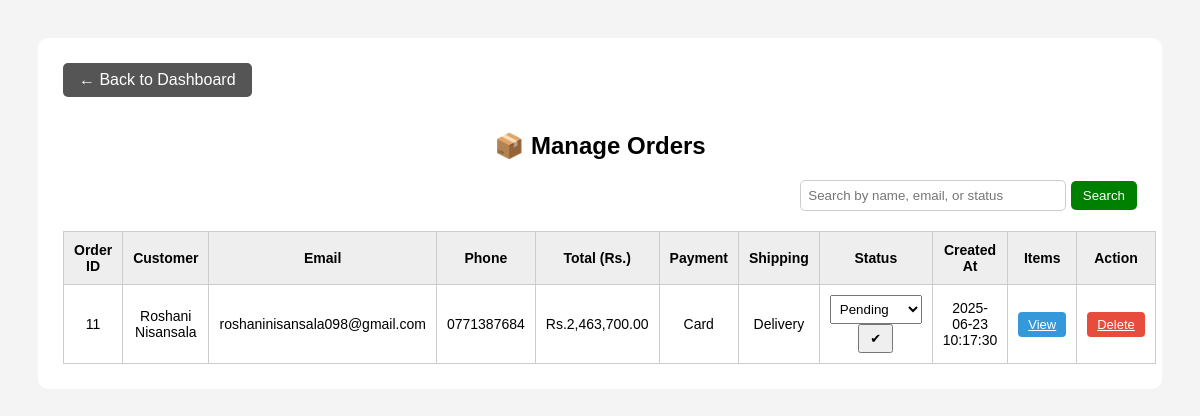
The page /manage_orders.php on the database its author committed.
### tables this page shows
CREATE TABLE `orders` (
  `id` int(11) NOT NULL,
  `user_id` int(11) DEFAULT NULL,
  `total` decimal(10,2) DEFAULT NULL,
  `status` varchar(50) DEFAULT 'pending',
  `created_at` timestamp NOT NULL DEFAULT current_timestamp(),
  `session_id` varchar(255) DEFAULT NULL,
  `full_name` varchar(255) DEFAULT NULL,
  `email` varchar(255) DEFAULT NULL,
  `address` text DEFAULT NULL,
  `phone` varchar(20) DEFAULT NULL,
  `shipping_method` varchar(50) DEFAULT NULL,
  `payment_method` varchar(50) DEFAULT NULL,
  `order_date` datetime DEFAULT current_timestamp()
);

### manage_orders.php (the view, shortened to what this page needs)
<?php
include '../include/db.php';
$search = $_GET['search'] ?? '';
$filter_query = $search ? "WHERE full_name LIKE '%$search%' OR email LIKE '%$search%' OR status LIKE '%$search%'" : '';
$result = $conn->query("SELECT * FROM orders $filter_query ORDER BY created_at DESC");
?>
<!DOCTYPE html>
<html>
<head>
</head>
<body>
<div class="container">
    <a href="dashboard.php" class="back-btn">← Back to Dashboard</a>
    <h2>📦 Manage Orders</h2>
    <div class="search-bar">
        <form method="get">
            <input type="text" name="search" placeholder="Search by name, email, or status" value="<?= htmlspecialchars($search) ?>">
            <button type="submit">Search</button>
        </form>
    </div>
    <table>
        <thead>
        <tr>
            <th>Order ID</th>
            <th>Customer</th>
            <th>Email</th>
            <th>Phone</th>
            <th>Total (Rs.)</th>
            <th>Payment</th>
            <th>Shipping</th>
            <th>Status</th>
            <th>Created At</th>
            <th>Items</th>
            <th>Action</th>
        </tr>
        </thead>
        <tbody>
        <?php while ($row = $result->fetch_assoc()): ?>
            <tr>
                <td><?= $row['id'] ?></td>
                <td><?= htmlspecialchars($row['full_name']) ?></td>
                <td><?= htmlspecialchars($row['email']) ?></td>
                <td><?= $row['phone'] ?></td>
                <td>Rs.<?= number_format($row['total'], 2) ?></td>
                <td><?= ucfirst($row['payment_method']) ?></td>
                <td><?= ucfirst($row['shipping_method']) ?></td>
                <td>
                    <form method="POST" class="inline">
                        <select name="status" class="status-select">
                            <?php
                            $statuses = ['Pending', 'Shipped', 'Delivered', 'Cancelled'];
                            foreach ($statuses as $status) {
                                $selected = ($row['status'] ?? 'Pending') === $status ? 'selected' : '';
                                echo "<option value='$status' $selected>$status</option>";
                            }
                            ?>
                        </select>
                        <button type="submit" name="update_status" class="action-btn">✔</button>
                    </form>
                </td>
                <td><?= $row['created_at'] ?? '-' ?></td>
                <td>
                    <a href="view_order_items.php?order_id=<?= $row['id'] ?>" class="action-btn view-btn">View</a>
                </td>
                <td>
                    <a href="?delete=<?= $row['id'] ?>" onclick="return confirm('Delete this order?')" class="action-btn delete-btn">Delete</a>
                </td>
            </tr>
        <?php endwhile; ?>
        </tbody>
    </table>
</div>
</body>
</html>

### manage_orders.php (style rules this page uses)
body { font-family: Arial, sans-serif; padding: 30px; background: #f4f4f4; }
h2 { text-align: center; }
.container { max-width: 1200px; margin: auto; background: white; padding: 25px; border-radius: 10px; }
table { width: 100%; border-collapse: collapse; margin-top: 20px; }
th, td { border: 1px solid #ccc; padding: 10px; text-align: center; font-size: 14px; }
th { background: #eee; }
.action-btn { padding: 5px 10px; font-size: 13px; cursor: pointer; }
.view-btn { background: #3498db; color: white; border: none; border-radius: 4px; }
.delete-btn { background: #e74c3c; color: white; border: none; border-radius: 4px; }
.status-select { padding: 5px; }
form.inline { display: inline-block; margin: 0; }
.search-bar { margin-top: 15px; text-align: right; }
.search-bar input[type="text"] { padding: 7px; width: 250px; border: 1px solid #ccc; border-radius: 5px; }
.search-bar button { padding: 7px 12px; background: green; color: white; border: none; border-radius: 5px; cursor: pointer; }
.back-btn { display: inline-block; margin-bottom: 15px; padding: 8px 16px; background: #555; color: white; border-radius: 5px; text-decoration: none; }

### rows shown on the page
orders: id "11", full_name "Roshani Nisansala", email "roshaninisansala098@gmail.com", phone "0771387684", total "2,463,700.00", payment_method "Card", shipping_method "Delivery", created_at "2025-06-23 10:17:30"

### other values the page prints
form field status "Pending"
